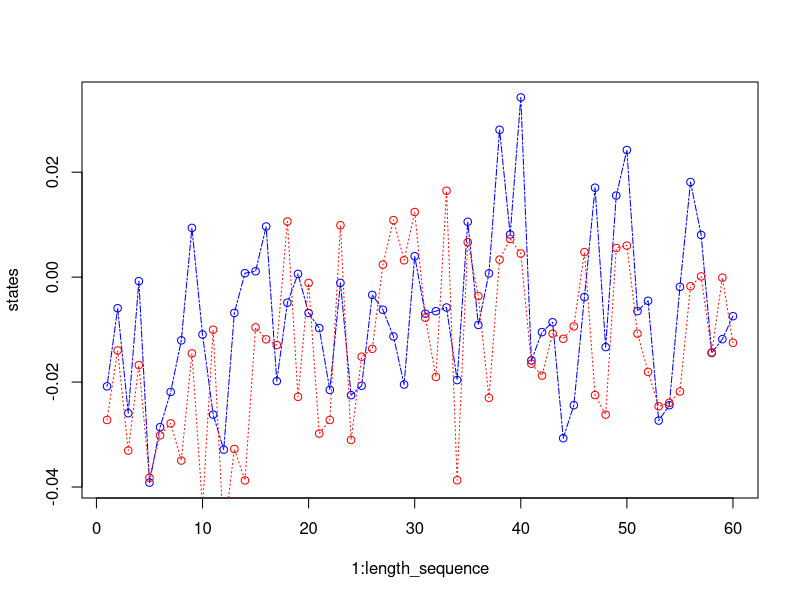

This chart was generated by the following R code:
# Illustrating a Gaussian HMM model when estimating filter means using
# sequential importance sampling.

# Y_n = X_n + S e_n
# X_n+1 = A*X_n + R*eps_n+1
# X_0 = R / (1 - A^2) * eps_0 where
# e_n and eps_n is Gaussian WN.
# We will estimate the filter means tau_n = E(X_n | Y_0:n = y_0:n)

# Instance model constants
A <- 1/5
R <- 1/50
S <- 1/100
n_samples <- 5000

length_sequence <- 60

sample_particles <- function(n_samples, particles, A, R) {
    A*particles + R*rnorm(n=n_samples)
}

weight_update_function <- function(observation, particle, S) {
    pnorm(q = observation, mean = particle, sd = S)
}

generate_observations <- function(states, S) {
    states + S*rnorm(n=length(states))
}

# Initiate states and observations
states <- replicate(expr=0, n=length_sequence)
states[1] <- R * (1 / (1 - A**2)) * rnorm(n=1)
for (i in 2:length_sequence) {
    states[i] <- sample_particles(1, states[i-1], A, R)
}
observations <- generate_observations(states, S)

# Initiate particles and estimates
taus <- replicate(expr=0, n=length_sequence)
particles <- R * (1 / (1 - A**2)) * rnorm(n=n_samples)
w <- weight_update_function(observations[1], particles, S)
taus[1] <- sum(w*particles) / sum(w)

for (k in 1:length_sequence-1) {
    particles <- sample_particles(n_samples, particles, A, R)
    w <- w*weight_update_function(
        observations[k+1], particles, S)
    taus[k+1] <- sum(particles*w) / sum(w)
}
taus
states

plot(1:length_sequence, states, type='l', lty=6, col='blue')
points(1:length_sequence, states , col='blue')
points(1:length_sequence, taus, type='l', lty=3, col='red')
points(1:length_sequence, taus , col='red')
